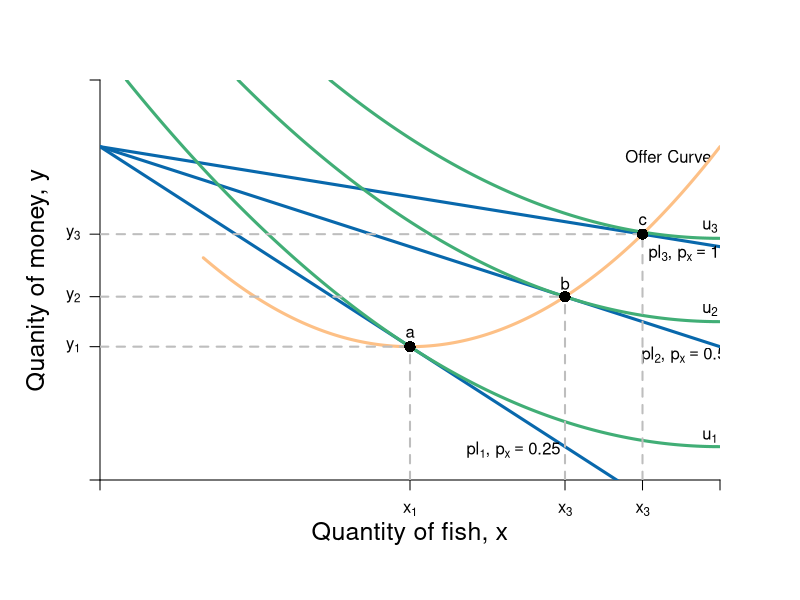

Write the R code that produced this figure.
require(shape)
pdf(file = "bfh-textbook/constrained_optimization/offer_curve_qql.pdf", width = 9, height = 7)

#Set parameters for graphics
axislabelsize <- 1.5
graphlinewidth <- 3
segmentlinewidth <- 2

COL <- c("#7fc97f", "#beaed4", "#fdc086", "#ffff99", "#386cb0", "#f0027f", "#bf5b17", "#666666")
COLA <- c("#99d8c9","#66c2a4","#41ae76", "#238b45", "#005824")
COLB <- c("#4eb3d3", "#2b8cbe", "#0868ac","#084081")

#Edited the margins to cater for the larger LHS labels
par(mar =  c(6, 5, 4, 4))

mrsA <- function(x, rmax = 10, xmax = 20) {
  rmax - (rmax/xmax)*x
}


uA <- function(x, y, rmax = 2, xmax = 12) {
  y + rmax*x - (1/2)*(rmax/xmax)*x^2
}

indiffA1 <- function(x, uA = 10, rmax = 2.5, xmax = 10) {
  uA - rmax*x + (1/2)*(rmax/xmax)*(x^2)
}

offerCurve <- function(x, w, rmax = 2, xmax = 12) {
  w - rmax*x + (rmax/xmax)*x^2
}

bcA <- function(x, w = 20, p = 2) {
  w - p*x
}


xlims <- c(0, 12)
ylims <- c(0, 12)

npts <- 501 
x <- seq(xlims[1], xlims[2], length.out = npts)
y <- seq(ylims[1], ylims[2], length.out = npts) 
a <- c(13, 16.75, 19.25)

plot(0, 0, xlim = xlims, ylim = ylims, type = "n",
     xlab = expression(paste("")),
     ylab = expression(paste("")), 
     xaxt = "n", 
     yaxt = "n", 
     cex.lab = axislabelsize, 
     bty = "n",
     xaxs="i", 
     yaxs="i")

# ticksy <- seq(from = 0, to = ylims[2], by = 2)
# ylabels <- seq(from = 0, to = ylims[2], by = 2)
# ticksx <- seq(from = 0, to = xlims[2], by = 2)
# xlabels <- seq(from = 0, to = xlims[2], by = 2)
ticksy <- c(0, 4, 5.5, 7.375 , ylims[2])
ylabels <- c(NA, expression(paste(y[1])), expression(paste(y[2])), expression(paste(y[3])), NA)
ticksx <- c(0, 6, 9, 10.5,  xlims[2])
xlabels <- c(NA, expression(paste(x[1])), expression(paste(x[3])), expression(paste(x[3])), NA)




axis(1, at = ticksx, pos = 0, labels = xlabels)
axis(2, at = ticksy, pos = 0, labels = ylabels, las = 1)

npts <- 500 
xx1 <- seq(xlims[1], xlims[2], length.out = npts)

#lines(xx1, bcA(xx1, w = 10, p = 1.5), col = COLB[3], lwd = graphlinewidth)
lines(xx1, bcA(xx1, w = 10, p = 1), col = COLB[3], lwd = graphlinewidth)
lines(xx1, bcA(xx1, w = 10, p = 0.5), col = COLB[3], lwd = graphlinewidth)
lines(xx1, bcA(xx1, w = 10, p = 0.25), col = COLB[3], lwd = graphlinewidth)


#Label the axes
mtext(expression(paste("Quantity of fish, ", x)), side=1, line = 2.5, cex = axislabelsize)
text(-1.2, 0.5*ylims[2], expression(paste("Quanity of money, ", y)), xpd = TRUE, cex = axislabelsize, srt = 90) 

#Label the indifference curves
text(11.8, 1.3, expression(u[1]))
text(11.8, 5.1, expression(u[2]))
text(11.8, 7.6, expression(u[3]))

#Label the price lines
text(8, 0.9, expression(paste(pl[1], ", ", p[x] == 0.25)))
text(11.3, 3.75, expression(paste(pl[2], ", ", p[x] == 0.5)))
text(11.3, 6.8, expression(paste(pl[3], ", ", p[x] == 1)))

#Label the offer curve
text(11, 9.7, expression("Offer Curve"))

#Add the contour plot for the indifference curves
contour(x, y, 
        outer(x, y, uA),
        drawlabels = FALSE,
        col = COLA[3],
        lwd = graphlinewidth,
        levels = a, 
        xaxs="i", 
        yaxs="i", 
        add = TRUE)

#Add the offer curve (superimposed on the indifference curves tangent to the price lines)
xx2 <- seq(2, xlims[2], length.out = npts)
lines(xx2, offerCurve(xx2, w = 10, rmax = 2, xmax = 12), col = COL[3], lwd = graphlinewidth)

#Segments for points on Offer curve
segments(0, 4, 6, 4, lty = 2, col = "gray" , lwd = segmentlinewidth)
segments(6, 0, 6, 4, lty = 2, col = "gray" , lwd = segmentlinewidth)
segments(0, 5.5, 9, 5.5, lty = 2, col = "gray" , lwd = segmentlinewidth)
segments(9, 0, 9, 5.5, lty = 2, col = "gray" , lwd = segmentlinewidth)
segments(0, 7.375, 10.5, 7.375, lty = 2, col = "gray" , lwd = segmentlinewidth)
segments(10.5, 0, 10.5, 7.375, lty = 2, col = "gray" , lwd = segmentlinewidth)

#Annotate points on offer curve mrs = p for each of p = 1, 0.5, 0.25
#Where mrs = 2 - (1/6)*x
points(6, 4, pch = 16, col = "black", cex = 1.5)
points(9, 5.5, pch = 16, col = "black", cex = 1.5)
points(10.5, 7.375, pch = 16, col = "black", cex = 1.5)

text(6, 4.4, expression(paste(a)))
text(9, 5.9, expression(paste(b)))
text(10.5, 7.775, expression(paste(c)))

dev.off()
